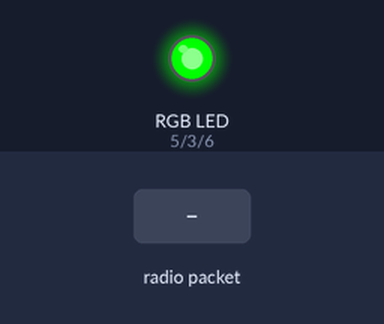
This sketch was run on a simulated Arduino Uno, built with avr-gcc and run on an emulated ATmega328P. Parts: an RGB LED mixed from three pins (HIGH = lit). The inputs (shaded band) are chosen by the test bench. No radio packets arrive unless stated; what the sketch prints to the serial monitor is not drawn.

Above: at 1.2 s.
1.3 s: radio packet "T" arrives
2.8 s: radio packet "R" arrives
4.3 s: radio packet "V" arrives
Timing chart, 0 to 7.3 s (numbered marks = the images above; inputs shaded):
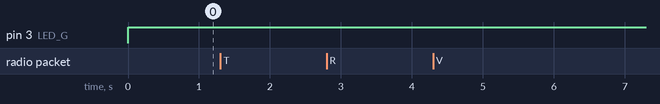

Measured:
- after the input at 1.3 s, every drawn part: stays the same
- after the input at 2.8 s, every drawn part: stays the same
- after the input at 4.3 s, every drawn part: stays the same

The sketch:

reception.ino
```cpp
#include <SPI.h>

#include <RF24_config.h>
#include <nRF24L01.h>
#include <RF24.h>
#include "printf.h"

#define RF24_CEPIN 9		// pin ce du spi
#define RF24_CSPIN 10		// pin cs du spi

#define LED_R 5 //pin R
#define LED_G 3 //pin G
#define LED_B 6 //pin B

RF24 radio(RF24_CEPIN, RF24_CSPIN);     //  le module nRF24l01
char payload[32+1] = {0};


 const uint64_t rxPipe = 0xE8E8E8E8E3LL; //fréquence de réception
 const uint64_t txPipe = 0xF6F6F6F6F3LL; //fréquence de transmission


//---------------------------------------------------------------
void setup()
{
  Serial.begin(9600);
  printf_begin();
  //communication
  radio.begin();
  radio.printDetails();

  //Default radio settings
  radio.enableDynamicPayloads();    // payload de taille variable
  radio.setDataRate(RF24_1MBPS);    // 1 Mbits/s
  radio.setPALevel(RF24_PA_MAX);    // puissance maxi
  radio.setChannel(0x2A);           // la fréquence 2,4G + n*1*M

  // delay 4 ms, 15 retries
  // 0 - 250us, 15 - 4000us
  radio.setRetries(15,15);      // retrie & timeout

  radio.openWritingPipe(txPipe);
  radio.openReadingPipe(1,rxPipe);
  radio.setAutoAck(true);

  // en écoute
  radio.startListening();

  //déclaration des sorties de la RGB
  pinMode(LED_R,OUTPUT);
  pinMode(LED_G,OUTPUT);
  pinMode(LED_B,OUTPUT);
}

//variables
int T, R, V, tang, roulis, verti,X,Y,Z;
float x,y,z;

void loop()
{
  // quelque chose est il arrivé ?
  if (radio.available())
  {
			int pls = radio.getDynamicPayloadSize();
			if (pls>=1 && pls<32)
			{
					  radio.read((void*)payload, pls);
					  payload[pls]=0;

					  Serial.println(payload); //affichage de la payload reçue

            // traitement de la payload
            String Newpayload=String(payload); //conversion char[] to String

            //index des repères dans la payload
            T = Newpayload.indexOf("T");
            R = Newpayload.indexOf("R");
            V = Newpayload.indexOf("V");
            X = Newpayload.indexOf("X");
            Y = Newpayload.indexOf("Y");
            Z = Newpayload.indexOf("Z");

            //récupération des angles en fonction des indexs
            tang = Newpayload.substring(T+1,R).toInt();
            roulis = Newpayload.substring(R+1,V).toInt();
            verti = Newpayload.substring(V+1,X).toInt();

            //récupération des tensions et reconversion en float
            x = (Newpayload.substring(X+1,Y).toInt())/100.0;
            y = (Newpayload.substring(Y+1,Z).toInt())/100.0;
            z = (Newpayload.substring(Z+1).toInt())/100.0;

            //affichage des données
            Serial.println("Tangage : " + String(tang) + " Roulis : " + String(roulis) + " Verticalité : " + String(verti) + " Vx: " + String(x) + " Vy: " + String(y) + " Vz : " + String(z));
            Serial.println(" ");
            delay(10);
		  }
	}
  RGB(tang); //gestion de la led RGB en fonction d'un angle au choix
}

void RGB(int angle) //gestion de la led RGB en fonction d'un angle au choix
{
  if(angle >= 0 && angle <= 90)
  {
    digitalWrite(LED_R,0);
    int coeff1 = angle*255/80;
    analogWrite(LED_B, coeff1);
    analogWrite(LED_G, 255-coeff1);
  }

  if(tang <= 0 && tang >= -90)
  {
    digitalWrite(LED_B,0);
    int coeff2 = -angle*255/80;
    analogWrite(LED_R, coeff2);
    analogWrite(LED_G, 255-coeff2);
  }
}
```
